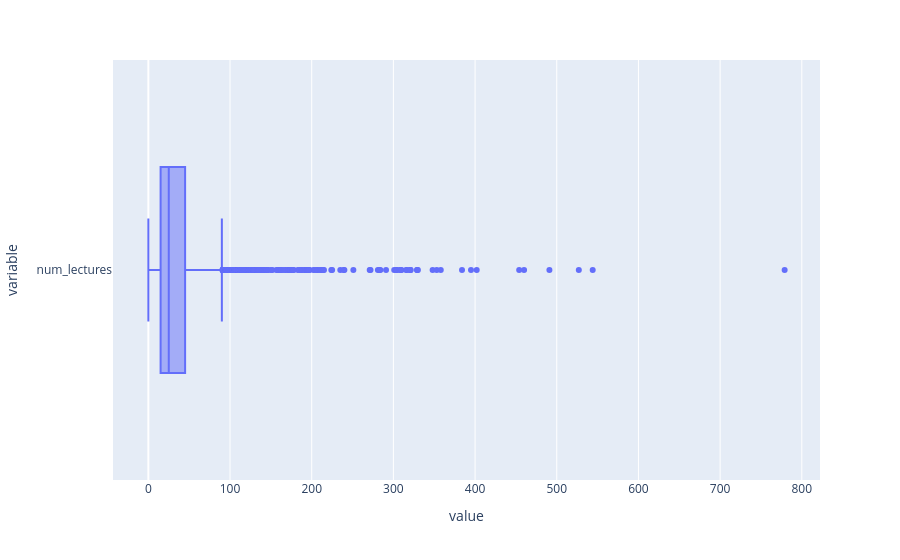

Here is the notebook cell this chart was saved with:
### Code cell
fig3 = px.box(df, x = ['num_lectures'])
fig3.show()

### Figure 1 — Plotly figure (JSON) as saved in the notebook; plotly's stock layout.template omitted (floating-point values rounded to 4 significant figures; data arrays with more than 128 entries replaced by an {"elided": "..."} marker saying what was removed)
{"data": [{"alignmentgroup": "True", "hovertemplate": "value=%{x}<br>variable=%{y}<extra></extra>", "legendgroup": "", "marker": {"color": "#636efa"}, "name": "", "notched": false, "offsetgroup": "", "orientation": "h", "showlegend": false, "type": "box", "x": {"elided": "3672 float values"}, "x0": " ", "xaxis": "x", "y": {"elided": "3672 str values"}, "y0": " ", "yaxis": "y"}], "layout": {"boxmode": "group", "legend": {"tracegroupgap": 0}, "margin": {"t": 60}, "xaxis": {"anchor": "y", "domain": [0, 1], "title": {"text": "value"}}, "yaxis": {"anchor": "x", "domain": [0, 1], "title": {"text": "variable"}}}}
